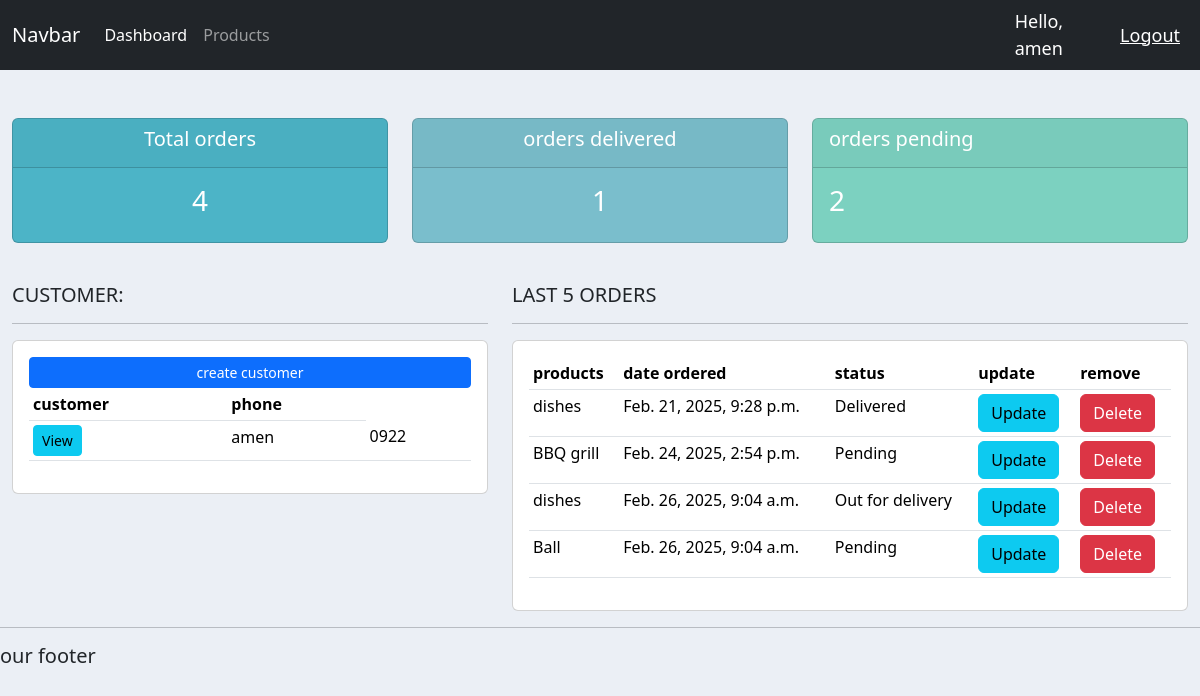
The app's page / (signed in) with its own data.
### accounts/models.py (models this page shows, shortened)
class Customer(models.Model):
    user = models.OneToOneField(User, null=True, on_delete=models.CASCADE)
    name = models.CharField(max_length=200, null=True)
    phone = models.CharField(max_length=20, null=True)
    email = models.CharField(max_length=30, null=True)
    date_created = models.DateTimeField(auto_now_add=True)

class Order(models.Model):
    STATUS = [
        ("Pending", "Pending"),
        ("Out for delivery", "Out for delivery"),
        ("Delivered", "Delivered"),
    ]
    customer = models.ForeignKey(Customer, null=True, on_delete=models.SET_NULL)
    product = models.ForeignKey(Product, null=True, on_delete=models.SET_NULL)
    status = models.CharField(max_length=50, choices=STATUS, null=True)
    date_created = models.DateTimeField(auto_now_add=True)

class Product(models.Model):
    CATEGORY = [("Indoor", "Indoor"), ("Out Door", "Out Door")]
    name = models.CharField(max_length=200, null=True)
    price = models.FloatField(max_length=50, null=True)
    category = models.CharField(max_length=200, choices=CATEGORY, null=True)
    description = models.CharField(max_length=200, blank=True, null=True)
    date_created = models.DateTimeField(auto_now_add=True)
    tag = models.ManyToManyField(Tag)
    def __str__(self):
        return self.name

### accounts/decorators.py (the view)
    def wrapper_funcion(request, *args, **kwargs):
        group = None
        if request.user.groups.exists():
            group = request.user.groups.all()[0].name
        if group == "customer":
            return redirect("userpage")
        if group == "admin":
            return view_func(request, *args, **kwargs)

### accounts/views.py (called while the page is built)
@login_required(login_url="login")
@admin_only
def home(request):
    customers = Customer.objects.all()
    orders = Order.objects.all()
    Total_orders = orders.count()
    Orders_delivered = orders.filter(status="Delivered").count()
    Total_customers = customers.count()
    Pending = orders.filter(status="Pending").count()
    context = {
        "orders": orders,
        "customers": customers,
        "Total_orders": Total_orders,
        "orders_delivered": Orders_delivered,
        "Total_customers": Total_customers,
        "pending": Pending,
    }
    return render(request, "accounts/dashboard.html", context)

### accounts/templates/accounts/dashboard.html
{%extends 'accounts/main.html'%} {%block content%}
<br />
{%include 'accounts/status.html'%}
<br />
<div class="row">
  <div class="col-md-5">
    <h5>CUSTOMER:</h5>
    <hr />
    <div class="card card-body">
      <a class="btn btn-primary btn-sm bn-block">create customer</a>
      <table class="table table-sm">
        <tr>
          <th>customer</th>
          <th>phone</th>
        </tr>
        {%for customer in customers%}
        <tr>
          <td>
            <a
              class="btn btn-sm btn-info"
              href="{% url 'customer' customer.id %}"
              >View</a
            >
          </td>
          <td>{{customer.name}}</td>
          <td>{{customer.phone}}</td>
        </tr>
        {%endfor%}
      </table>
    </div>
  </div>
  <div class="col-md-7">
    <h5>LAST 5 ORDERS</h5>
    <hr />
    <div class="card card-body">
      <table class="table table-sm">
        <tr>
          <th>products</th>
          <th>date ordered</th>
          <th>status</th>
          <th>update</th>
          <th>remove</th>
        </tr>
        {%for order in orders%}
        <tr>
          <td>{{order.product}}</td>
          <td>{{order.date_created}}</td>
          <td>{{order.status}}</td>
          <td>
            <a class="btn btn-info" href="{% url 'update_order' order.id %}"
              >Update</a
            >
          </td>
          <td>
            <a class="btn btn-danger" href="{% url 'delete_order' order.id %}"
              >Delete</a
            >
          </td>
        </tr>
        {%endfor%}
      </table>
    </div>
  </div>
</div>
{%endblock%}

### accounts/templates/accounts/navbar.html (shortened to what this page needs)
{% load static%}
<nav class="navbar navbar-expand-lg bg-dark navbar-dark">
  <div class="container-fluid">
    <a class="navbar-brand" href="#">Navbar</a>
    <div class="collapse navbar-collapse" id="navbarNav">
      <ul class="navbar-nav">
        {% if request.user.is_staff %}
        <li class="nav-item">
          <a class="nav-link active" aria-current="page" href="{% url 'home' %}"
            >Dashboard</a
          >
        </li>
        <li class="nav-item">
          <a class="nav-link" href="{% url 'products' %}">Products</a>
        </li>
        {%endif%}
      </ul>
    </div>
  </div>
  <span class="hello-msg">Hello, {{request.user}}</span>
  <span><a class="hello-msg" href="{% url 'logout' %}">Logout</a></span>
</nav>

### crm/static/css/main.css (style rules this page uses)
body { background-color: #ebeff5; }

### accounts/templates/accounts/main.html (style rules this page uses)
body { background-color: #ebeff5; }

### accounts/templates/accounts/navbar.html (style rules this page uses)
.hello-msg { font-size: 18px; color: #fff; margin-right: 20px; }

### records on screen
Customer: name "amen", phone "0922"
Order: product "dishes", date_created "Feb. 21, 2025, 9:28 p.m.", status "Delivered"
Order: product "BBQ grill", date_created "Feb. 24, 2025, 2:54 p.m.", status "Pending"
Order: product "dishes", date_created "Feb. 26, 2025, 9:04 a.m.", status "Out for delivery"
Order: product "Ball", date_created "Feb. 26, 2025, 9:04 a.m.", status "Pending"

### other values on screen
{{ request.user }} "amen"
{{ Total_orders }} "4"
{{ orders_delivered }} "1"
{{ pending }} "2"
